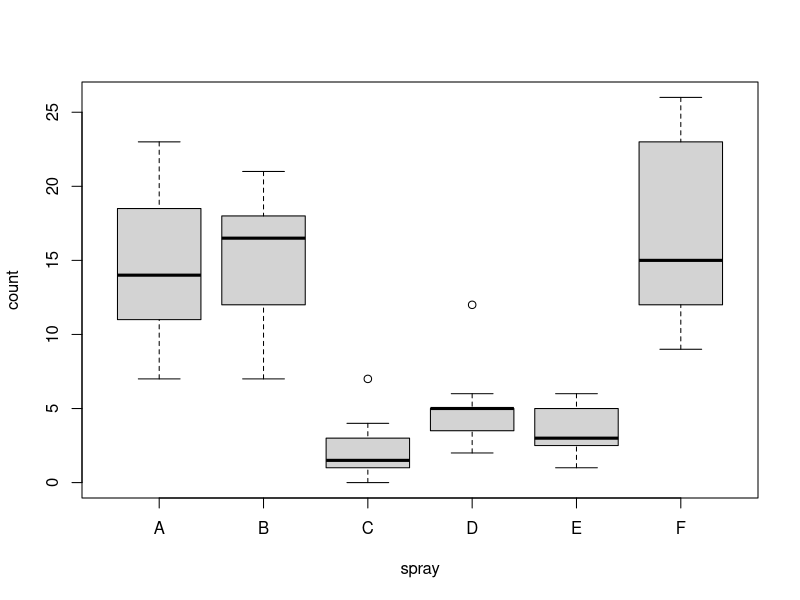
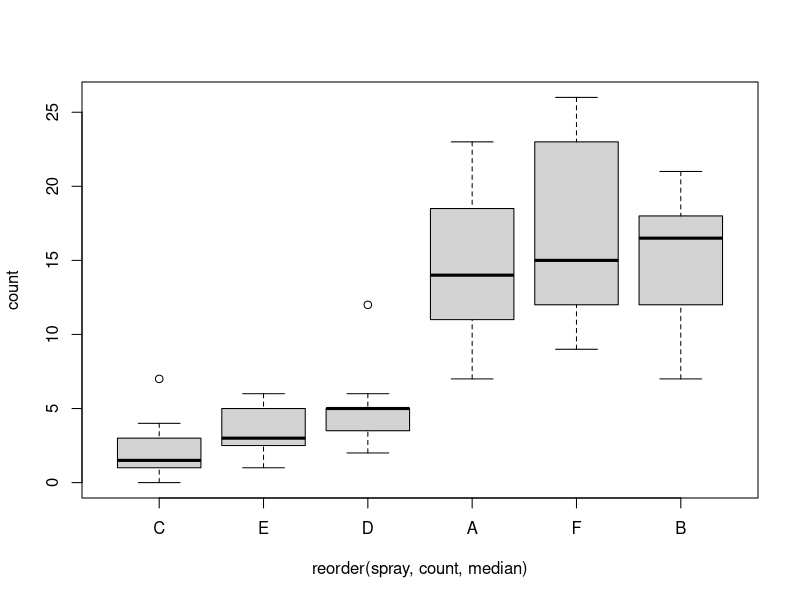

These figures' R source, in order:
# day 11
## lapply()
b <- list(1:5, 21:29, seq(2, 20, by=2)); b
mean(b[[1]])
mean(b[[3]])
lapply(b, mean)
lapply(b, mean)[[1]]
lapply(b, mean)[[3]]

lapply(b, max)
names(b) <- c("A", "B", "C")
lapply(b, range)

## sapply()
sapply(b, length)
sapply(b, range)
lb <- lapply(b, length)
typeof(lb)
sb <- sapply(b, length)
typeof(sb)

sapply(b, function(x){
  sum(x > 10)
})

## mapply()
a <- list(1:5, 10:5, letters[1:4])
b <- list(6:4, 4:7, LETTERS[5:1])
mapply(c, a, b)
a
b

mapply(rep, times=2:4, x=list(1:2, 11:12, 21:22))

# list
## lm
x <- lm(dist~speed, data = cars); x
typeof(x)
class(x)
names(x)
x$residuals
x$terms

## unclass()
unclass(x)

## data frame
head(cars)
typeof(cars)
class(cars)
unclass(cars)

y <- list(a = 11:15, b = letters[11:15]); y
typeof(y); class(y)
z <- as.data.frame(y); z
typeof(z); class(z)



#6 Data frame
## Categorical Data
results <- c(1,3,2,4,3,2,1,3,2,2); results
results[1] <- 5; results
mean(results)

results
attributes(results)
fResults <- factor(results, levels = 1:4); fResults
attributes(fResults)

results[1] <- 1
fResults <- factor(results, levels=1:4); fResults
fResults[12] <- 5
fResults

fResults[12] <- 2; fResults
fResults[11] <- 4; fResults
mean(fResults)

levels(fResults)
levels(fResults) <- c("A", "B", "C", "None")
fResults

typeof(fResults)
class(fResults)
unclass(fResults)

levels(fResults)
fResults[11] <- 4

fResults[12] <- "None"; fResults


## Ordinal Data
satisfaction <- c("매우 불만", "매우 만족", "불만", "만족", "보통","불만", "매우 불만", "보통", "매우 만족", "불만")
fsatisfaction <- factor(satisfaction,
                        levels = c("매우 불만", "불만", "보통", "만족", "매우 만족"))
fsatisfaction
fsatisfaction >= "만족"

oSatisfaction <- factor(satisfaction, ordered = TRUE,
                        levels = c("매우 불만", "불만", "보통", "만족", "매우 만족")); oSatisfaction
oSatisfaction >= "만족"
sum(oSatisfaction >= "만족")
mean(oSatisfaction >= "만족")
order(oSatisfaction)

oSatisfaction <- factor(satisfaction, ordered = TRUE,
                        levels=c("매우 만족", "만족", "보통", "불만", "매우 불만"))
oSatisfaction
oSatisfaction >= "만족"
sum(oSatisfaction >= "만족")
mean(oSatisfaction >= "만족")
order(oSatisfaction)


a <- c("F", "M", "F", "M", "F")
fa1 <- factor(a); fa1
unclass(fa1)
table(fa1)
fa2 <- factor(a, levels = c("M", "F"))
fa2
unclass(fa2)
table(fa2)

fResults
fResults2 <- relevel(fResults, ref = "None"); fResults2
table(fResults2)

head(InsectSprays)
InsectSprays$spray
boxplot(count ~ spray, data = InsectSprays)
boxplot(count ~ reorder(spray, count, median), data=InsectSprays)
unclass(InsectSprays)

fa3 <- factor(a, levels = c("M", "F"), labels = c("Male", "Female")); fa3
unclass(fa3)
table(fa3)
fa3[6] <- "M"
fa3[6] <- "Male"
fa3
